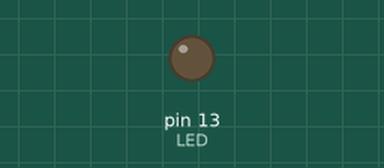
This sketch was run on a simulated Arduino Uno, built with avr-gcc and run on an emulated ATmega328P. On the bench: output pins drawn as LEDs (lit = HIGH). What the sketch prints to the serial monitor is not drawn.

Above: at 0.6 s.
At 2.5 s:
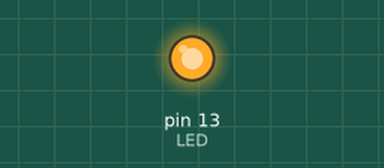
Timing chart, 0 to 6.6 s (numbered marks = the images above):
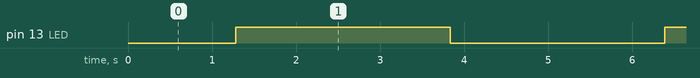

Measured:
- by itself, pin 13 (LED): alternates HIGH for 2.6 s and LOW for 2.6 s

The sketch:

led.ino
```cpp
int LED=13;
void setup() {
pinMode(LED,OUTPUT);
Serial.begin(9600);
}
void Function_One(){
  for(int i=0;i<255;i++){
    analogWrite(LED,i);
    delay(10);
    }
}
  void Function_Two(){
  for(int i=255;i>0;i--){
    analogWrite(LED,i);
    delay(10);
    }
}
void loop(){
  Function_One();
  Serial.write("ONE");
  Function_Two();
  Serial.write("TWO");
}
```
